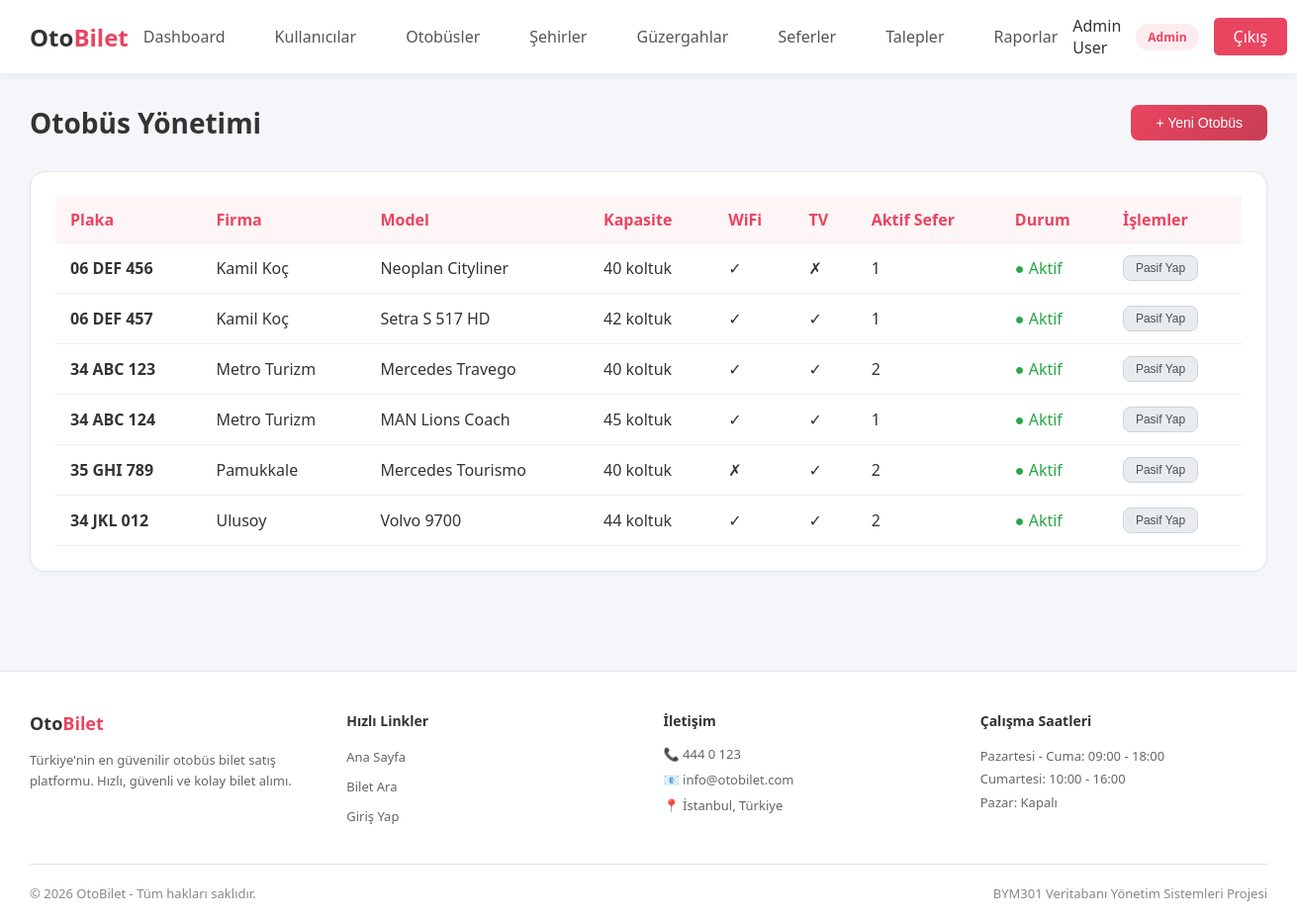
The page /admin/buses.php (signed in) on the database its author committed.
### tables this page shows
CREATE TABLE buses (
    id INT PRIMARY KEY AUTO_INCREMENT,
    company_id INT NOT NULL,
    plate_number VARCHAR(20) NOT NULL UNIQUE,
    model VARCHAR(100),
    capacity INT NOT NULL DEFAULT 40,
    has_wifi TINYINT(1) DEFAULT 0,
    has_tv TINYINT(1) DEFAULT 0,
    is_active TINYINT(1) DEFAULT 1,
    created_at TIMESTAMP DEFAULT CURRENT_TIMESTAMP,
    FOREIGN KEY (company_id) REFERENCES bus_companies(id)
);

CREATE TABLE bus_companies (
    id INT PRIMARY KEY AUTO_INCREMENT,
    name VARCHAR(100) NOT NULL UNIQUE,
    logo_url VARCHAR(255),
    phone VARCHAR(20),
    email VARCHAR(100),
    is_active TINYINT(1) DEFAULT 1,
    created_at TIMESTAMP DEFAULT CURRENT_TIMESTAMP
);

### includes/session.php (called while the page is built, shortened)
<?php
function isLoggedIn() {
    return isset($_SESSION['user_id']);
}
function getCurrentUser() {
    return [
        'id' => $_SESSION['user_id'],
        'email' => $_SESSION['email'],
        'full_name' => $_SESSION['full_name'],
        'user_type_id' => $_SESSION['user_type_id'],
        'user_type' => $_SESSION['user_type']
    ];
}

### includes/functions.php (called while the page is built, shortened)
<?php
function sanitize($input) {
    return htmlspecialchars(trim($input), ENT_QUOTES, 'UTF-8');
}

### admin/buses.php (the view, shortened to what this page needs)
<?php
require_once __DIR__ . '/../includes/header.php';
$database = new Database();
$db = $database->getConnection();
$buses = $db->query("
    SELECT b.*, bc.name as company_name,
           (SELECT COUNT(*) FROM schedules WHERE bus_id = b.id AND departure_time > NOW()) as upcoming_schedules
    FROM buses b
    INNER JOIN bus_companies bc ON b.company_id = bc.id
    ORDER BY bc.name, b.plate_number
")->fetchAll(PDO::FETCH_ASSOC);
?>
<div class="page-header">
    <h1 class="page-title">Otobüs Yönetimi</h1>
    <button class="btn btn-primary" onclick="document.getElementById('addModal').classList.add('active')">+ Yeni Otobüs</button>
</div>
<div class="card">
    <table>
        <thead>
            <tr>
                <th>Plaka</th>
                <th>Firma</th>
                <th>Model</th>
                <th>Kapasite</th>
                <th>WiFi</th>
                <th>TV</th>
                <th>Aktif Sefer</th>
                <th>Durum</th>
                <th>İşlemler</th>
            </tr>
        </thead>
        <tbody>
            <?php foreach ($buses as $bus): ?>
            <tr>
                <td><strong><?php echo sanitize($bus['plate_number']); ?></strong></td>
                <td><?php echo sanitize($bus['company_name']); ?></td>
                <td><?php echo sanitize($bus['model'] ?? '-'); ?></td>
                <td><?php echo $bus['capacity']; ?> koltuk</td>
                <td><?php echo $bus['has_wifi'] ? '✓' : '✗'; ?></td>
                <td><?php echo $bus['has_tv'] ? '✓' : '✗'; ?></td>
                <td><?php echo $bus['upcoming_schedules']; ?></td>
                <td>
                    <?php if ($bus['is_active']): ?>
                        <span style="color: #28a745;">● Aktif</span>
                    <?php else: ?>
                        <span style="color: #dc3545;">● Pasif</span>
                    <?php endif; ?>
                </td>
                <td>
                    <form method="POST" style="display: inline;">
                        <button type="submit" class="btn btn-sm <?php echo $bus['is_active'] ? 'btn-secondary' : 'btn-success'; ?>">
                            <?php echo $bus['is_active'] ? 'Pasif Yap' : 'Aktif Yap'; ?>
                        </button>
                    </form>
                </td>
            </tr>
            <?php endforeach; ?>
        </tbody>
    </table>
</div>
<?php require_once __DIR__ . '/../includes/footer.php'; ?>

### includes/header.php (shortened to what this page needs)
<?php
require_once __DIR__ . '/session.php';
require_once __DIR__ . '/functions.php';
$current_user = getCurrentUser();
?>
<!DOCTYPE html>
<html lang="tr">
<head>
</head>
<body>
    <?php if ($current_user): ?>
    <nav class="navbar">
        <a href="/bym301_project/" class="navbar-brand">Oto<span>Bilet</span></a>
        <ul class="navbar-nav">
            <?php if ($current_user['user_type'] === 'admin'): ?>
                <li><a href="/bym301_project/admin/">Dashboard</a></li>
                <li><a href="/bym301_project/admin/users.php">Kullanıcılar</a></li>
                <li><a href="/bym301_project/admin/buses.php">Otobüsler</a></li>
                <li><a href="/bym301_project/admin/cities.php">Şehirler</a></li>
                <li><a href="/bym301_project/admin/routes.php">Güzergahlar</a></li>
                <li><a href="/bym301_project/admin/schedules.php">Seferler</a></li>
                <li><a href="/bym301_project/admin/trip_requests.php">Talepler</a></li>
                <li><a href="/bym301_project/admin/reports.php">Raporlar</a></li>
            <?php endif; ?>
        </ul>
        <div class="user-info">
            <span><?php echo sanitize($current_user['full_name']); ?></span>
            <span class="user-badge"><?php echo ucfirst($current_user['user_type']); ?></span>
            <a href="/bym301_project/auth/logout.php" class="logout-btn">Çıkış</a>
        </div>
    </nav>
    <?php endif; ?>
    <div class="container">

### includes/footer.php (shortened to what this page needs)
    </div>
    <footer style="background: #ffffff; border-top: 1px solid #e1e4e8; margin-top: 50px; padding: 40px 0 20px;">
        <div style="max-width: 1400px; margin: 0 auto; padding: 0 30px;">
            <div style="display: grid; grid-template-columns: repeat(auto-fit, minmax(200px, 1fr)); gap: 30px; margin-bottom: 30px;">
                <div>
                    <h4 style="color: #333; margin-bottom: 15px; font-size: 18px;">Oto<span style="color: #e94560;">Bilet</span></h4>
                    <p style="color: #666; font-size: 13px; line-height: 1.6;">
                        Türkiye'nin en güvenilir otobüs bilet satış platformu. Hızlı, güvenli ve kolay bilet alımı.
                    </p>
                </div>
                <div>
                    <h5 style="color: #333; margin-bottom: 15px; font-size: 14px;">Hızlı Linkler</h5>
                    <ul style="list-style: none; padding: 0; margin: 0;">
                        <li style="margin-bottom: 8px;"><a href="/bym301_project/" style="color: #666; text-decoration: none; font-size: 13px; transition: color 0.3s;" onmouseover="this.style.color='#e94560'" onmouseout="this.style.color='#666'">Ana Sayfa</a></li>
                        <li style="margin-bottom: 8px;"><a href="/bym301_project/passenger/search.php" style="color: #666; text-decoration: none; font-size: 13px; transition: color 0.3s;" onmouseover="this.style.color='#e94560'" onmouseout="this.style.color='#666'">Bilet Ara</a></li>
                        <li style="margin-bottom: 8px;"><a href="/bym301_project/auth/login.php" style="color: #666; text-decoration: none; font-size: 13px; transition: color 0.3s;" onmouseover="this.style.color='#e94560'" onmouseout="this.style.color='#666'">Giriş Yap</a></li>
                    </ul>
                </div>
                <div>
                    <h5 style="color: #333; margin-bottom: 15px; font-size: 14px;">İletişim</h5>
                    <ul style="list-style: none; padding: 0; margin: 0; color: #666; font-size: 13px;">
                        <li style="margin-bottom: 8px;">📞 444 0 123</li>
                        <li style="margin-bottom: 8px;">📧 info@otobilet.com</li>
                        <li style="margin-bottom: 8px;">📍 İstanbul, Türkiye</li>
                    </ul>
                </div>
                <div>
                    <h5 style="color: #333; margin-bottom: 15px; font-size: 14px;">Çalışma Saatleri</h5>
                    <p style="color: #666; font-size: 13px; line-height: 1.8;">
                        Pazartesi - Cuma: 09:00 - 18:00<br>
                        Cumartesi: 10:00 - 16:00<br>
                        Pazar: Kapalı
                    </p>
                </div>
            </div>
            <div style="border-top: 1px solid #e1e4e8; padding-top: 20px; display: flex; justify-content: space-between; align-items: center; flex-wrap: wrap; gap: 10px;">
                <p style="color: #888; font-size: 13px; margin: 0;">
                    &copy; <?php echo date('Y'); ?> OtoBilet - Tüm hakları saklıdır.
                </p>
                <p style="color: #888; font-size: 13px; margin: 0;">
                    BYM301 Veritabanı Yönetim Sistemleri Projesi
                </p>
            </div>
        </div>
    </footer>
</body>
</html>

### includes/header.php (style rules this page uses)
* { margin: 0; padding: 0; box-sizing: border-box; }
body { font-family: 'Segoe UI', Tahoma, Geneva, Verdana, sans-serif; background: #f4f6f9; min-height: 100vh; color: #333; }
.navbar { background: #ffffff; padding: 15px 30px; display: flex; justify-content: space-between; align-items: center; box-shadow: 0 2px 10px rgba(0, 0, 0, 0.05); border-bottom: 1px solid #eee; }
.navbar-brand { color: #333; font-size: 24px; font-weight: bold; text-decoration: none; }
.navbar-brand span { color: #e94560; }
.navbar-nav { display: flex; gap: 20px; list-style: none; }
.navbar-nav a { color: #555; text-decoration: none; padding: 8px 15px; border-radius: 5px; transition: all 0.3s ease; font-weight: 500; }
.user-info { display: flex; align-items: center; gap: 15px; }
.user-badge { background: rgba(233, 69, 96, 0.1); color: #e94560; padding: 5px 12px; border-radius: 20px; font-size: 12px; font-weight: 600; }
.logout-btn { background: #e94560; color: #fff; padding: 8px 20px; border: none; border-radius: 5px; cursor: pointer; text-decoration: none; transition: all 0.3s ease; }
.container { max-width: 1400px; margin: 0 auto; padding: 30px; }
.card { background: #ffffff; border-radius: 15px; padding: 25px; margin-bottom: 20px; border: 1px solid #e1e4e8; box-shadow: 0 4px 6px rgba(0,0,0,0.02); }
.btn { display: inline-block; padding: 10px 25px; border-radius: 8px; text-decoration: none; cursor: pointer; border: none; font-size: 14px; transition: all 0.3s ease; }
.btn-primary { background: linear-gradient(135deg, #e94560, #c73e54); color: #fff; }
.btn-secondary { background: #e9ecef; color: #495057; border: 1px solid #ced4da; }
.btn-sm { padding: 5px 12px; font-size: 12px; }
table { width: 100%; border-collapse: collapse; }
th, td { padding: 12px 15px; text-align: left; border-bottom: 1px solid #eee; }
th { background: rgba(233, 69, 96, 0.05); color: #e94560; font-weight: 600; }
.page-header { display: flex; justify-content: space-between; align-items: center; margin-bottom: 30px; }
.page-title { color: #333; font-size: 28px; font-weight: 600; }

### rows shown on the page
buses: plate_number "06 DEF 456", company.name "Kamil Koç", model "Neoplan Cityliner", capacity "40", upcoming_schedules "1", is_active "● Aktif"
buses: plate_number "06 DEF 457", company.name "Kamil Koç", model "Setra S 517 HD", capacity "42", upcoming_schedules "1", is_active "● Aktif"
buses: plate_number "34 ABC 123", company.name "Metro Turizm", model "Mercedes Travego", capacity "40", upcoming_schedules "2", is_active "● Aktif"
buses: plate_number "34 ABC 124", company.name "Metro Turizm", model "MAN Lions Coach", capacity "45", upcoming_schedules "1", is_active "● Aktif"
buses: plate_number "35 GHI 789", company.name "Pamukkale", model "Mercedes Tourismo", capacity "40", upcoming_schedules "2", is_active "● Aktif"
buses: plate_number "34 JKL 012", company.name "Ulusoy", model "Volvo 9700", capacity "44", upcoming_schedules "2", is_active "● Aktif"

### other values the page prints
$current_user['full_name'] "Admin User"
$current_user['user_type'] "Admin"
